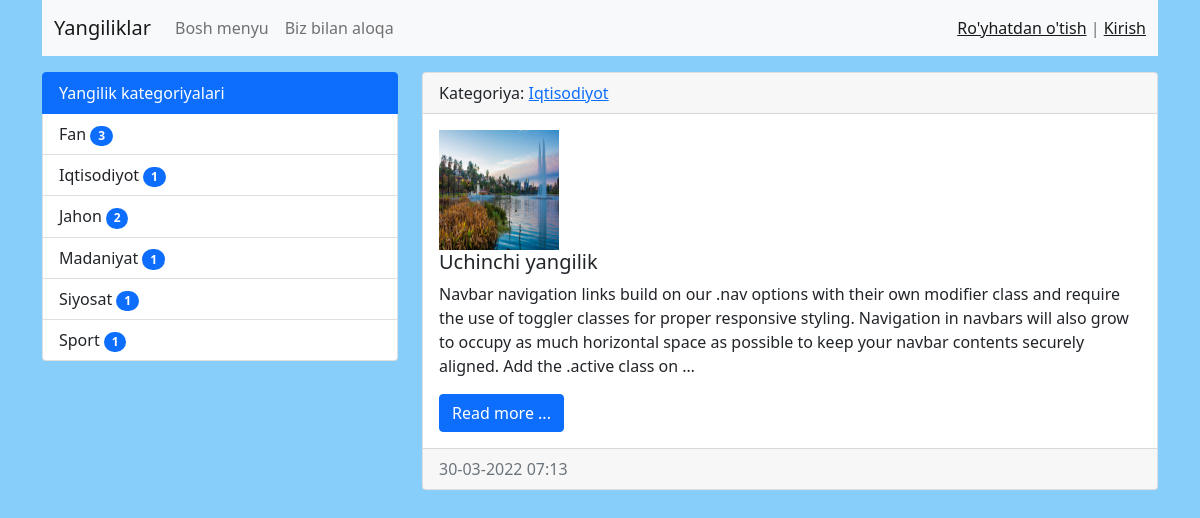
Screenshot of /category/iqtisodiyot with the database file from the repository.
### myapp/models.py (models this page shows, shortened)
class Category(models.Model):
    name = models.CharField(max_length=50)
    slug = models.SlugField(max_length=50, unique=True)
    def get_absolute_url(self):
        return reverse('category', kwargs={'slug': self.slug})
    def __str__(self):
        return self.name
    class Meta:
        verbose_name = 'Kategoriya'
        verbose_name_plural = 'Kategoriyalar'

class News(models.Model):
    title = models.CharField(max_length=200)
    slug = models.SlugField(max_length=200, unique=True)
    description = models.TextField()
    image = models.ImageField(upload_to='news')
    created = models.DateTimeField(auto_now_add=True)
    updated = models.DateTimeField(auto_now=True)
    category = models.ForeignKey(Category, on_delete=models.CASCADE)
    views = models.IntegerField(default=0)
    is_published = models.BooleanField(default=True)
    def get_absolute_url(self):
        return reverse('view_news', kwargs={'slug': self.slug})
    class Meta:
        verbose_name = 'Yangilik'
        verbose_name_plural = 'Yangiliklar'

### myapp/views.py (the view)
# urls.py: path('category/<slug:slug>', get_category, name='category'),
def get_category(request, slug):
    category = Category.objects.get(slug=slug)
    news = News.objects.filter(category=category)
    context = {
        'category': category,
        'news': news,
    }
    return render(request, 'index.html', context)

### myapp/templatetags/news_tags.py (called while the page is built)
@register.inclusion_tag('list_categories.html')
def show_categories():
    categories = Category.objects.annotate(cnt=Count('news', filter=F(
        'news__is_published'
    ))).filter(cnt__gt=0)
    return {'categories':categories}

### templates/index.html (shortened to what this page needs)
{% extends 'base.html' %}
{% load static %}
{% block sidebar %}
    {% include 'inc/_sidebar.html' %}
{% endblock %}
{% block content %}
    {% for new in news %}
        <div class="card mb-3">
            <div class="card-header">
                Kategoriya: <a href='{{ new.category.get_absolute_url }}'>{{ new.category }}</a>
            </div>
            <div class="card-body">
                <div class="media">
                    {% if new.image %}
                        <img src={{ new.image.url }} width="120" height="120">
                    {% endif %}
                    <div class="media-body">
                        <h5 class="card-title">{{ new.title }}</h5>
                        <p class="card-text">{{ new.description|truncatewords:"50" }}</p>
                        <a href="{{ new.get_absolute_url }}" class="btn btn-primary">Read more ...</a>
                    </div>
                </div>
            </div>
            <div class="card-footer text-muted">
                {{ new.created|date:"d-m-Y H:i" }}
            </div>
        </div>
    {% endfor %}
{% endblock %}

### templates/list_categories.html
<div class="list-group">
    <a href="{% url 'home' %}" class="list-group-item list-group-item-action active" aria-current="true">
        Yangilik kategoriyalari
    </a>
    {% for category in categories %}
        <a href="{{ category.get_absolute_url }}"
           class="list-group-item list-group-item-action">{{ category.name }}
        <span class="badge bg-primary rounded-pill">{{ category.cnt }}</span>
        </a>
    {% endfor %}
</div>

### static/css/style.css (style rules this page uses)
body { background-color: lightskyblue; }

### rows the page displays
Category: name "Fan", cnt "3"
Category: name "Iqtisodiyot", cnt "1"
Category: name "Jahon", cnt "2"
Category: name "Madaniyat", cnt "1"
Category: name "Siyosat", cnt "1"
Category: name "Sport", cnt "1"
News: category "Iqtisodiyot", image (picture), title "Uchinchi yangilik", description "Navbar navigation links build on our .nav options with their own modifier class and require the use of toggler classes for proper responsive styling. Navigation in navbars will also grow to occupy as much horizontal space as possible to keep your navbar contents securely aligned. Add the .active class on …", created "30-03-2022 07:13"
